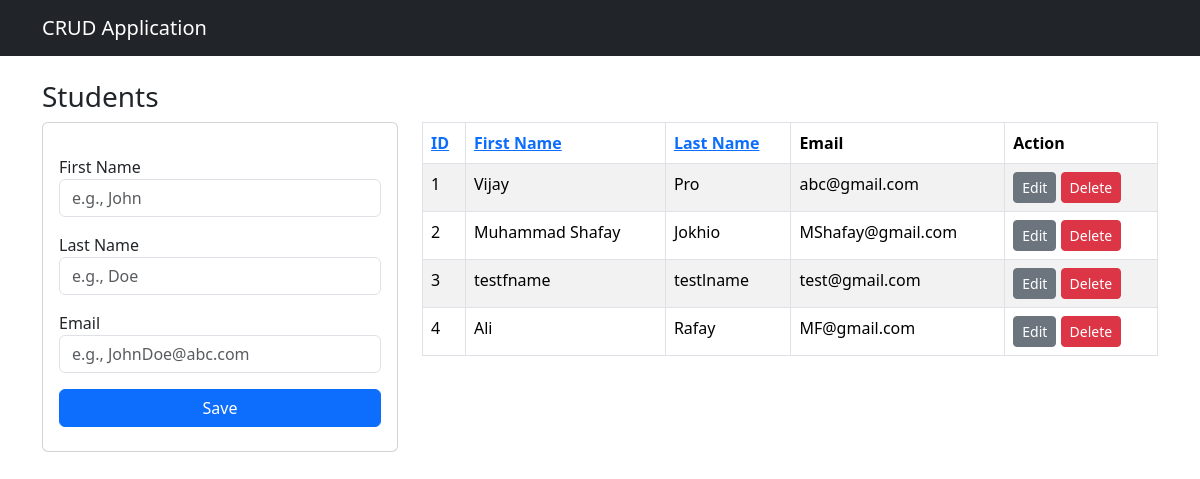
Screenshot of /?sort=id with the database file from the repository.
### app.py (models this page shows)
class Student(db.Model):
    id = db.Column(db.Integer, primary_key=True)
    fname = db.Column(db.String(100), nullable=False)
    lname = db.Column(db.String(100), nullable=False)
    email = db.Column(db.String(100), unique=True, nullable=False)

### app.py (the view)
@app.route('/')
def index():
    try:
        sort_by = request.args.get('sort', 'fname')
        if sort_by not in ['id', 'fname', 'lname']:
            sort_by = 'fname'
        query = text(f"SELECT * FROM student ORDER BY {sort_by}")
        result = db.session.execute(query)
        list_users = result.fetchall()
        return render_template('index.html', list_users=list_users, sort_by=sort_by)
    except Exception as e:
        print(f"Error in index route: {e}")
        return "Internal Server Error", 500

### templates/index.html (shortened to what this page needs)
{% extends "layout.html" %}
{% block body %}
<div class="row">
    <h3>Students</h3>
</div>
<div class="row">
    <div class="col-md-4">
        <div class="card card-body">
            <form action="{{ url_for('add_student') }}" method="post">
                <div class="form-group my-3">
                    <label for="fname">First Name</label>
                    <input type="text" class="form-control" id="fname" name="fname" placeholder="e.g., John" required>
                </div>
                <div class="form-group my-3">
                    <label for="lname">Last Name</label>
                    <input type="text" class="form-control" id="lname" name="lname" placeholder="e.g., Doe" required>
                </div>
                <div class="form-group my-3">
                    <label for="email">Email</label>
                    <input type="email" class="form-control" id="email" name="email" placeholder="e.g., JohnDoe@abc.com" required>
                </div>
                <button type="submit" class="btn btn-primary my-2 d-block w-100">Save</button>
            </form>
        </div>
    </div>
    <div class="col-md-8">
        <table class="table table-striped table-bordered" style="width: 100%;">
            <thead>
                <tr>
                    <th><a href="{{ url_for('index', sort='id') }}">ID</a></th>
                    <th><a href="{{ url_for('index', sort='fname') }}">First Name</a></th>
                    <th><a href="{{ url_for('index', sort='lname') }}">Last Name</a></th>
                    <th>Email</th>
                    <th>Action</th>
                </tr>
            </thead>
            <tbody>
                {% for row in list_users %}
                <tr>
                    <td>{{ row.id }}</td>
                    <td>{{ row.fname }}</td>
                    <td>{{ row.lname }}</td>
                    <td>{{ row.email }}</td>
                    <td>
                        <a href="{{ url_for('edit_student', student_id=row.id) }}" class="btn btn-secondary btn-sm">Edit</a>
                        <a href="{{ url_for('delete_student', student_id=row.id) }}" class="btn btn-danger btn-sm">Delete</a>
                    </td>
                </tr>
                {% endfor %}
            </tbody>
        </table>
    </div>
</div>
{% endblock %}

### rows the page displays
Student: id "1", fname "Vijay", lname "Pro", email "abc@gmail.com"
Student: id "2", fname "Muhammad Shafay", lname "Jokhio", email "MShafay@gmail.com"
Student: id "3", fname "testfname", lname "testlname", email "test@gmail.com"
Student: id "4", fname "Ali", lname "Rafay", email "MF@gmail.com"
